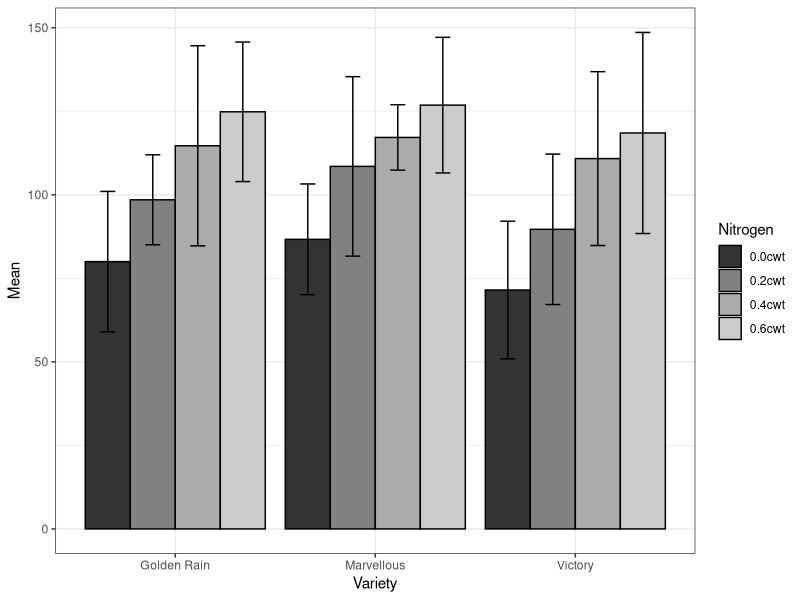

Reproduce this figure in R. (Note: this script raises an error after producing the figure.)
## ---- echo = F-----------------------------------------------------------
dat <- MASS::oats

## ---- echo = F-----------------------------------------------------------
dat_agg <- aggregate(Y ~ V + N, dat, function(x) c(mean(x), sd(x)))
dat_agg[,1] <- as.character(dat_agg[,1])
dat_agg <- data.frame(dat_agg[, 1:2], dat_agg[, 3])
names(dat_agg) <- c("Variety", "Nitrogen", "Mean", "Std.dev")
dat_agg[dat_agg$Variety == "Golden.rain", 1] <- "Golden Rain"
dat_agg <- dat_agg[order(dat_agg$Variety), ]

knitr::kable(dat_agg, digits = 2, 
             caption = "Mean and standard deviation of yield per variety and nitrogen combination.",
             row.names = F)


## ---- echo = F, fig.width = 4.5, fig.height = 3.5, fig.cap="Mean of yield per variety and nitrogen combination. Error bars give standard deviation."----
library(ggplot2)
barchart <- ggplot(dat_agg, aes(Variety, Mean, fill = Nitrogen)) + 
  geom_bar(stat = "identity", position = position_dodge(), col = "black") +
  geom_errorbar(aes(ymin = Mean - Std.dev,
                    ymax = Mean + Std.dev),
                position = position_dodge(0.9),
                width = 0.3) +
  theme_bw() +
  scale_fill_grey()
print(barchart)

## ---- echo = F, message = F----------------------------------------------
library(lme4, quietly = T)
library(lmerTest, quietly = T)

names(dat) <- c("Block", "Variety", "Nitrogen", "Yield")
mod <- lmer(Yield ~ Variety + Nitrogen + (1 | Block / Variety), dat)

knitr::kable(anovaTable <- anova(mod), digits = 2, 
             caption = "Anova results of analysis of yield.",
             row.names = T)

## ---- echo = F, message = F----------------------------------------------
library(emmeans, quietly = T)

knitr::kable(emmeansTable <- cld(emmeans(mod, "Nitrogen")), digits = 2,
             caption = "Comparison between levels of nitrogen.")
